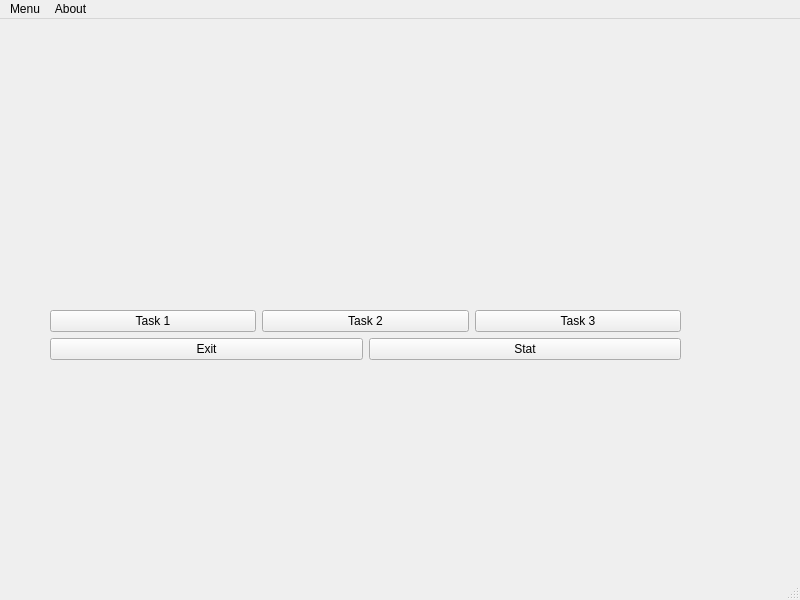
<?xml version="1.0" encoding="UTF-8"?>
<ui version="4.0">
 <class>MainWindow</class>
 <widget class="QMainWindow" name="MainWindow">
  <property name="geometry">
   <rect>
    <x>0</x>
    <y>0</y>
    <width>800</width>
    <height>600</height>
   </rect>
  </property>
  <property name="windowTitle">
   <string>MainWindow</string>
  </property>
  <widget class="QWidget" name="centralwidget">
   <widget class="QWidget" name="verticalLayoutWidget">
    <property name="geometry">
     <rect>
      <x>50</x>
      <y>20</y>
      <width>631</width>
      <height>321</height>
     </rect>
    </property>
    <layout class="QVBoxLayout" name="verticalLayout">
     <item>
      <widget class="QLabel" name="label">
       <property name="text">
        <string/>
       </property>
      </widget>
     </item>
     <item>
      <layout class="QHBoxLayout" name="horizontalLayout">
       <item>
        <widget class="QPushButton" name="pushButton_Task1">
         <property name="text">
          <string>Task 1</string>
         </property>
        </widget>
       </item>
       <item>
        <widget class="QPushButton" name="pushButton_Task2">
         <property name="text">
          <string>Task 2</string>
         </property>
        </widget>
       </item>
       <item>
        <widget class="QPushButton" name="pushButton_Task3">
         <property name="text">
          <string>Task 3</string>
         </property>
        </widget>
       </item>
      </layout>
     </item>
     <item>
      <layout class="QHBoxLayout" name="horizontalLayout_2">
       <item>
        <widget class="QPushButton" name="pushButton_Exit">
         <property name="text">
          <string>Exit</string>
         </property>
        </widget>
       </item>
       <item>
        <widget class="QPushButton" name="pushButton_Start">
         <property name="text">
          <string>Stat</string>
         </property>
        </widget>
       </item>
      </layout>
     </item>
    </layout>
   </widget>
  </widget>
  <widget class="QMenuBar" name="menubar">
   <property name="geometry">
    <rect>
     <x>0</x>
     <y>0</y>
     <width>800</width>
     <height>26</height>
    </rect>
   </property>
   <widget class="QMenu" name="menuMenu">
    <property name="title">
     <string>Menu</string>
    </property>
    <addaction name="actionTask1"/>
    <addaction name="actionTask2"/>
    <addaction name="actionTask3"/>
    <addaction name="separator"/>
    <addaction name="actionExit"/>
   </widget>
   <widget class="QMenu" name="menuAbout">
    <property name="title">
     <string>About</string>
    </property>
   </widget>
   <addaction name="menuMenu"/>
   <addaction name="menuAbout"/>
  </widget>
  <widget class="QStatusBar" name="statusbar"/>
  <action name="actionTask1">
   <property name="text">
    <string>Task 1</string>
   </property>
  </action>
  <action name="actionTask2">
   <property name="text">
    <string>Task 2</string>
   </property>
  </action>
  <action name="actionTask3">
   <property name="text">
    <string>Task 3</string>
   </property>
  </action>
  <action name="actionExit">
   <property name="text">
    <string>Exit</string>
   </property>
  </action>
 </widget>
 <resources/>
 <connections/>
</ui>
